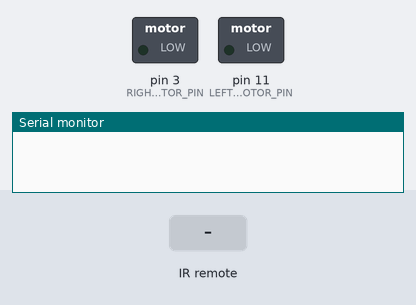
A sketch run on a simulated Arduino Uno, built with avr-gcc and run on an emulated ATmega328P. Shown: switched loads named in the sketch (green lamp = pin HIGH), the last lines printed to the serial monitor. Inputs (shaded band) come from the test bench.

Above: at 1.2 s.
1.3 s: infrared code 0x20DF00FF received
At 2.3 s:
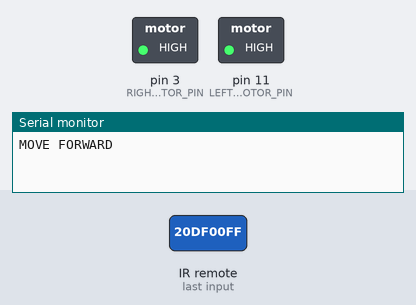
2.8 s: infrared code 0x20DF40BF received
At 3.5 s:
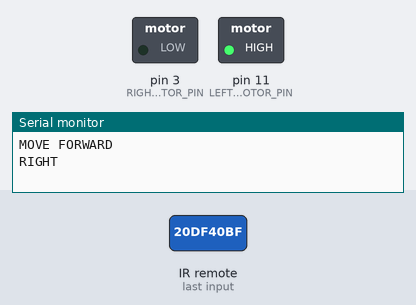
4.3 s: infrared code 0x20DFC03F received
At 4.7 s:
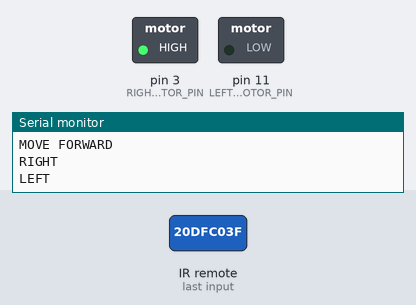
Timing chart, 0 to 7.3 s (numbered marks = the images above; inputs shaded):
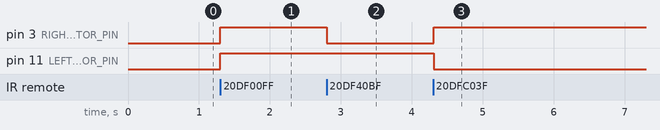

Measured:
- after the input at 1.3 s, pin 3 (RIGHT_MOTOR_PIN), pin 11 (LEFT_MOTOR_PIN): LOW → HIGH at once
- after the input at 2.8 s, pin 3 (RIGHT_MOTOR_PIN): HIGH → LOW at once
- after the input at 4.3 s, pin 3 (RIGHT_MOTOR_PIN): LOW → HIGH at once; pin 11 (LEFT_MOTOR_PIN): HIGH → LOW at once

The sketch:

Exp03_IRremote_Motors_v1.ino
```cpp
#include <IRremote.h>
const int RECV_PIN = 9;
IRrecv irrecv(RECV_PIN);
decode_results results;

const int LEFT_MOTOR_PIN = 11;
const int RIGHT_MOTOR_PIN = 3;

void setup() {
  Serial.begin(9600);
  irrecv.enableIRIn();
  pinMode(LEFT_MOTOR_PIN, OUTPUT);
  pinMode(RIGHT_MOTOR_PIN, OUTPUT);
  digitalWrite(LEFT_MOTOR_PIN, LOW);
  digitalWrite(RIGHT_MOTOR_PIN, LOW);
}

void loop() {
  if (irrecv.decode(&results)) {
    switch(results.value) {
      case 0x20DF00FF:
        Serial.println("MOVE FORWARD");
        digitalWrite(LEFT_MOTOR_PIN, HIGH);
        digitalWrite(RIGHT_MOTOR_PIN, HIGH);
      break;
      case 0x20DF22DD:
        Serial.println("STOP");
        digitalWrite(LEFT_MOTOR_PIN, LOW);
        digitalWrite(RIGHT_MOTOR_PIN, LOW);
      break;
      case 0x20DF807F:
        Serial.println("MOVE BACKWARD (STOP)");
        digitalWrite(LEFT_MOTOR_PIN, LOW);
        digitalWrite(RIGHT_MOTOR_PIN, LOW);
      break;
      case 0x20DF40BF:
        Serial.println("RIGHT");
        digitalWrite(LEFT_MOTOR_PIN, HIGH);
        digitalWrite(RIGHT_MOTOR_PIN, LOW);
      break;
      case 0x20DFC03F:
        Serial.println("LEFT");
        digitalWrite(LEFT_MOTOR_PIN, LOW);
        digitalWrite(RIGHT_MOTOR_PIN, HIGH);
      break;
      default:
        Serial.println(results.value, HEX);
    }
    irrecv.resume();
  }
  delay(100);
}
```
